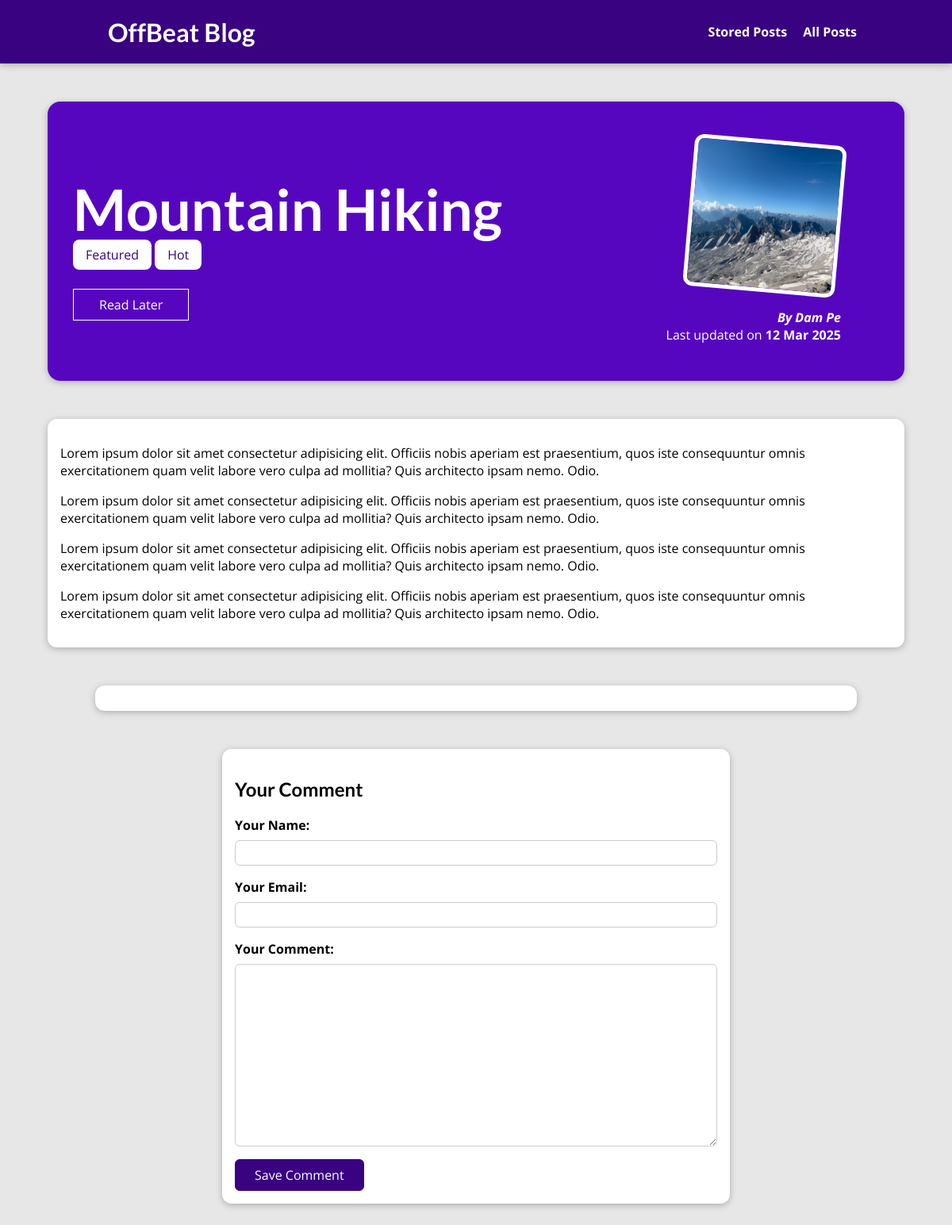
Before: /blog/posts/hike-in-the-mountains with the older database file.
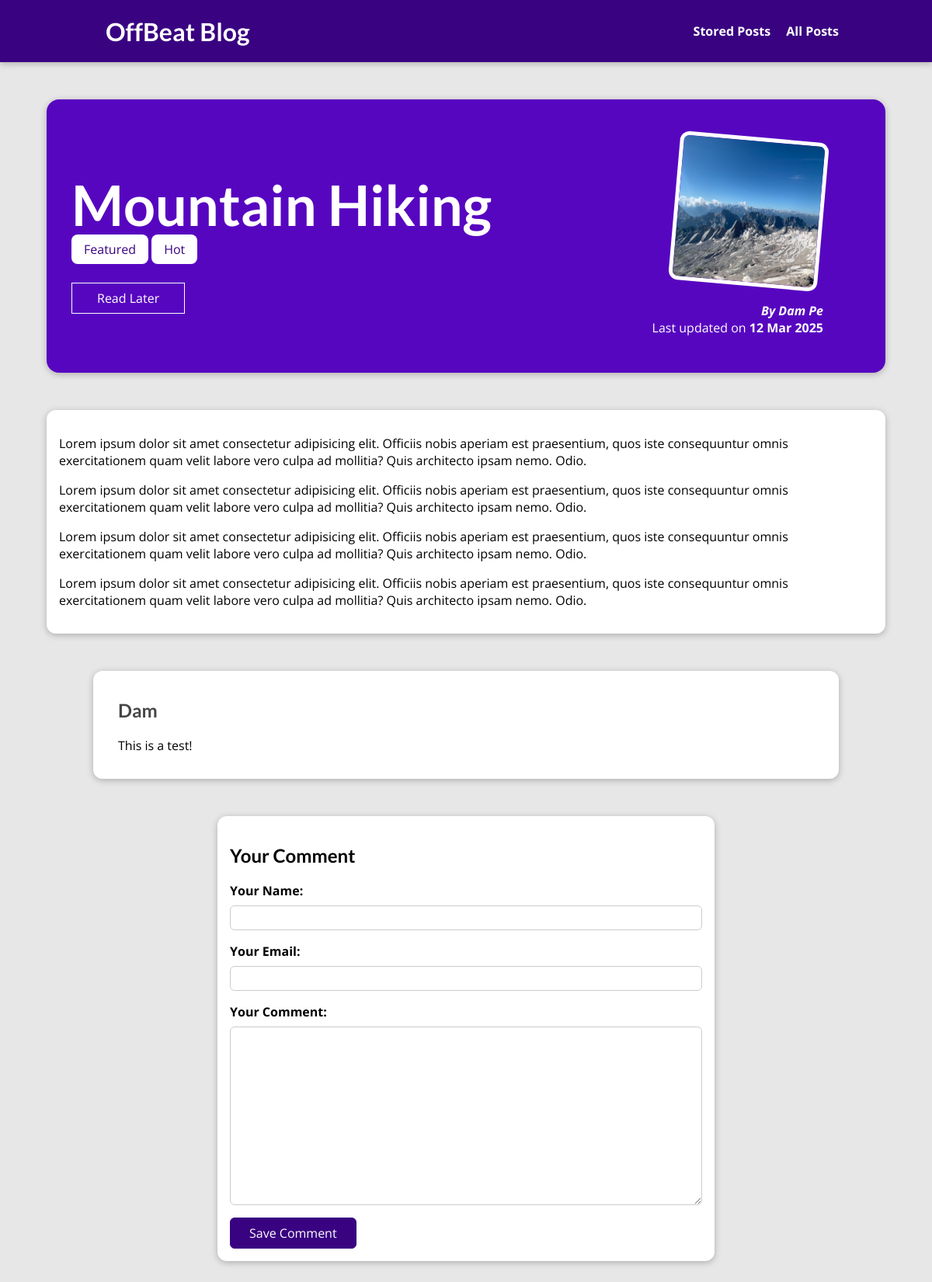
After: the same page with the newer database file.
### blog/models.py (models this page shows, shortened)
class Post(models.Model):
    title = models.CharField(max_length=150)
    excerpt = models.CharField(max_length=200)
    image = models.ImageField(upload_to="posts", null=True)
    date = models.DateField(auto_now=True)
    slug = models.SlugField(unique=True, db_index=True)
    content = models.TextField(validators=[MinLengthValidator(100)])
    author = models.ForeignKey(Author, on_delete=models.SET_NULL, null=True, related_name="posts")
    tags = models.ManyToManyField(Tag)

class Tag(models.Model):
    caption = models.CharField(max_length=20)

class Author(models.Model):
    first_name = models.CharField(max_length=100)
    last_name = models.CharField(max_length=100)
    email_address = models.EmailField()
    def full_name(self):
        return " ".join([self.first_name, self.last_name])
    def __str__(self):
        return self.full_name()

class Comment(models.Model):
    user_name = models.CharField(max_length=120)
    user_email = models.EmailField()
    text = models.TextField(max_length=400)
    post = models.ForeignKey(Post, on_delete=models.CASCADE, related_name="comments")
    date = models.DateTimeField(auto_now=True)

### blog/views.py (the view, shortened to what this page needs)
# urls.py: path("posts/<slug:slug>", views.SinglePostView.as_view(), name="post-detail-page"),  # /post/my-first-post
class SinglePostView(View):
    def is_stored_post(self, request, post_id):
        stored_posts = request.session.get("stored_posts")
        if stored_posts is not None:
            return post_id in stored_posts
        return False
    def get(self, request, slug):
        post = Post.objects.get(slug=slug)
        context = {
            "post": post,
            "post_tags": post.tags.all(),
            "comment_form": CommentForm(),
            "comments": post.comments.all().order_by("-id"),
            "saved_for_later": self.is_stored_post(request, post.id),
        }
        return render(request, "blog/post-detail.html", context)

### blog/forms.py
class CommentForm(forms.ModelForm):
    class Meta:
        model = Comment
        exclude = ["post", "date"]
        labels = {
            "user_name": "Your Name",
            "user_email": "Your Email",
            "text": "Your Comment",
        }

### blog/templates/blog/post-detail.html (shortened to what this page needs)
{% extends "base.html" %}
{% load static %}
{% block css_files %}
  <link rel="stylesheet" href="{% static 'blog/post-detail.css' %}" />
{% endblock css_files %}
{% block content %}
  <section id="summary">
    <h2>{{ post.title }}</h2>
    <div>
      {% for tag in post_tags %}
        <span class="tag">{{ tag.caption }}</span>
      {% endfor %}
    </div>
    <div id="read-later">
      <form action="{% url 'read-later' %}" method="POST">
        <button>
          {% if saved_for_later %}
            Remove from Read Later
          {% else %}
            Read Later
          {% endif %}
        </button>
      </form>
    </div>
    <article>
      <img src="{{ post.image.url }}" alt=" {{ post.title }}" />
      <address>By <a href="mailto:{{ post.author.email_address }}">{{ post.author }}</a></address>
      <div>
        Last updated on <time>{{ post.date|date:"d M Y" }}</time>
      </div>
    </article>
  </section>
  <main>
   {{ post.content|linebreaks }}
  </main>
  <section id="comments">
    <ul>
      {% for comment in comments %}
        <li>
          <h2>{{ comment.user_name }}</h2>
          <p>{{ comment.text }}</p>
        </li>
      {% endfor %}
    </ul>
  </section>
  <section id="comment-form">
    <h2>Your Comment</h2>
    <form action="{% url 'post-detail-page' post.slug %}" method="POST">
      {% for form_field in comment_form %}
        <div class="form-control {% if form_field.errors %}invalid{% endif %}">
          {{ form_field.label_tag }}
          {{ form_field }}
        </div>
      {% endfor %}
      <button>Save Comment</button>
    </form>
  </section>
{% endblock content %}

### templates/base.html (shortened to what this page needs)
{% load static %}
<!DOCTYPE html>
<html lang="en">
<head>
  <link rel="stylesheet" href="{% static 'app.css' %}">
{% block css_files %}{% endblock %}
</head>
<body>
  <header id="main-navigation">
    <h1><a href="{% url 'blog-page' %}">OffBeat Blog</a></h1>
    <nav>
      <a href="{% url 'read-later' %}">Stored Posts</a>
      <a href="{% url 'posts-page' %}">All Posts</a>
    </nav>
  </header>
{% block content%}
{% endblock %}
</body>
</html>

### static/app.css (style rules this page uses)
* { box-sizing: border-box; }
html { font-family: 'Open Sans', 'Lato', sans-serif; }
body { margin: 0; }
h1, h2, h3 { font-family: 'Lato', sans-serif; font-weight: bold; }
#main-navigation { width: 100%; height: 5rem; display: flex; justify-content: space-between; align-items: center; padding: 0 10%; position: absolute; top: 0; left: 0; }
#main-navigation a { text-decoration: none; color: white; font-weight: bold; margin-left: 1rem; }

### blog/static/blog/post-detail.css (style rules this page uses)
body { background-color: #e7e7e7; }
#main-navigation { background-color: #390281; box-shadow: 0 2px 8px rgba(0, 0, 0, 0.25); }
#summary { margin: 8rem auto 3rem auto; padding: 2rem; width: 90%; max-width: 90rem; border-radius: 16px; background-color: #5706c0; position: relative; box-shadow: 0 2px 8px rgba(0, 0, 0, 0.25); height: 22rem; }
#summary h2 { color: white; font-size: 4.5rem; margin-bottom: 0.25rem; }
#summary article { position: absolute; top: 2rem; right: 3rem; padding: 1rem 2rem; border-radius: 12px; text-align: right; color: white; }
#summary article img { width: 12rem; height: 12rem; border-radius: 12px; transform: rotateZ(5deg); border: 5px solid white; margin-bottom: 1rem; }
#summary address { font-weight: bold; }
#summary a { color: white; text-decoration: none; }
#summary time { font-weight: bold; }
#read-later { margin: 2rem 0; }
#read-later button { background-color: transparent; border: 1px solid white; padding: 0.5rem 2rem; font: inherit; color: white; cursor: pointer; }
main { width: 90%; max-width: 90rem; margin: 3rem auto; background-color: white; padding: 1rem; border-radius: 12px; box-shadow: 0 2px 8px rgba(0, 0, 0, 0.25); }
.tag { background-color: white; color: #390281; padding: 0.5rem 1rem; border-radius: 8px; }
#comment-form { margin: 3rem auto; width: 90%; max-width: 40rem; border-radius: 12px; background-color: white; box-shadow: 0 2px 8px rgba(0, 0, 0, 0.25); padding: 1rem; }
#comment-form button { font: inherit; background-color: #390281; color: white; border: 1px solid #390281; padding: 0.5rem 1.5rem; border-radius: 6px; cursor: pointer; }
.form-control { margin-bottom: 1rem; }
.form-control label { font-weight: bold; margin-bottom: 0.5rem; display: block; }
.form-control input, .form-control textarea { display: block; width: 100%; font: inherit; padding: 0.25rem; border-radius: 6px; border: 1px solid #ccc; }
#comments { margin: 3rem auto; width: 90%; max-width: 60rem; border-radius: 12px; background-color: white; box-shadow: 0 2px 8px rgba(0, 0, 0, 0.25); padding: 1rem 2rem; }
#comments ul { list-style: none; margin: 0; padding: 0; }
#comments li { margin-bottom: 1rem; border-bottom: 2px solid #ccc; }
#comments li:last-of-type { border-bottom: none; }
#comments h2 { color: #464646; }

Changed rows visible on the page:
added Comment: user_name "Dam", text "This is a test!"
